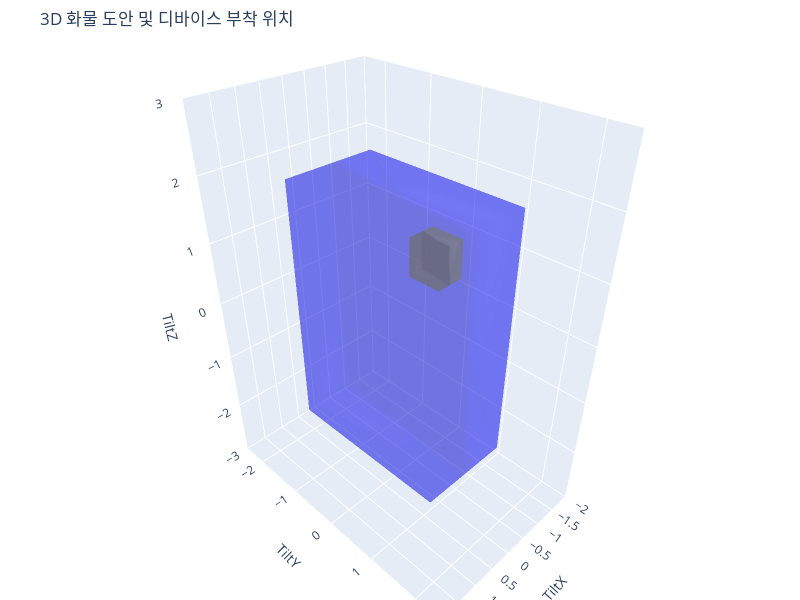

Notebook code cell kept with this figure:
### Code cell
# 직육면체의 중심과 각 축의 길이
center = [0, 0, 0]
lengths = [2, 3, 4]

# 디바이스의 크기
device_size = [0.5, 0.5, 0.5]

# 직육면체의 8개 꼭지점 계산
def get_corners(center, lengths):
    dx, dy, dz = lengths[0] / 2, lengths[1] / 2, lengths[2] / 2
    corners = [
        [center[0] - dx, center[1] - dy, center[2] - dz],
        [center[0] + dx, center[1] - dy, center[2] - dz],
        [center[0] + dx, center[1] + dy, center[2] - dz],
        [center[0] - dx, center[1] + dy, center[2] - dz],
        [center[0] - dx, center[1] - dy, center[2] + dz],
        [center[0] + dx, center[1] - dy, center[2] + dz],
        [center[0] + dx, center[1] + dy, center[2] + dz],
        [center[0] - dx, center[1] + dy, center[2] + dz]
    ]
    return np.array(corners)

# 디바이스의 꼭지점 계산
def get_device_corners(center, device_size):
    dx, dy, dz = device_size[0] / 2, device_size[1] / 2, device_size[2] / 2
    base_x = center[0] + lengths[0] / 2 - dx  # 직육면체의 오른쪽 면에 부착
    base_y = center[1] + lengths[1] / 2 - dy  # 직육면체의 상단 면에 부착
    base_z = center[2] + lengths[2] / 2 - dz  # 직육면체의 전면에 부착
    device_corners = [
        [base_x - dx, base_y - dy, base_z - dz],
        [base_x + dx, base_y - dy, base_z - dz],
        [base_x + dx, base_y + dy, base_z - dz],
        [base_x - dx, base_y + dy, base_z - dz],
        [base_x - dx, base_y - dy, base_z + dz],
        [base_x + dx, base_y - dy, base_z + dz],
        [base_x + dx, base_y + dy, base_z + dz],
        [base_x - dx, base_y + dy, base_z + dz]
    ]
    return np.array(device_corners)

corners = get_corners(center, lengths)
device_corners = get_device_corners(center, device_size)

# Plotly 3D plot 생성
fig = go.Figure(data=[
    go.Mesh3d(
        x=corners[:, 0],
        y=corners[:, 1],
        z=corners[:, 2],
        color='blue',
        opacity=0.3,
        alphahull=0
    ),
    go.Mesh3d(
        x=device_corners[:, 0],
        y=device_corners[:, 1],
        z=device_corners[:, 2],
        color='grey',
        opacity=0.5,
        alphahull=0
    )
])

# 축 설정 및 레이아웃 크기 조정
fig.update_layout(
    scene=dict(
        xaxis=dict(range=[min(corners[:, 0]) - 1, max(corners[:, 0]) + 1]),
        yaxis=dict(range=[min(corners[:, 1]) - 1, max(corners[:, 1]) + 1]),
        zaxis=dict(range=[min(corners[:, 2]) - 1, max(corners[:, 2]) + 1]),
        xaxis_title='TiltX',
        yaxis_title='TiltY',
        zaxis_title='TiltZ'
    ),
    title="3D 화물 도안 및 디바이스 부착 위치",
    width=800,  # 너비 설정
    height=600,  # 높이 설정
    margin=dict(l=0, r=0, b=0, t=50)  # 여백 설정
)

# 플롯 표시
fig.show()

### Figure 1 — Plotly figure (JSON) as saved in the notebook; plotly's stock layout.template omitted (floating-point values rounded to 4 significant figures)
{"data": [{"alphahull": 0, "color": "blue", "opacity": 0.3, "type": "mesh3d", "x": [-1.0, 1.0, 1.0, -1.0, -1.0, 1.0, 1.0, -1.0], "y": [-1.5, -1.5, 1.5, 1.5, -1.5, -1.5, 1.5, 1.5], "z": [-2.0, -2.0, -2.0, -2.0, 2.0, 2.0, 2.0, 2.0]}, {"alphahull": 0, "color": "grey", "opacity": 0.5, "type": "mesh3d", "x": [0.5, 1.0, 1.0, 0.5, 0.5, 1.0, 1.0, 0.5], "y": [1.0, 1.0, 1.5, 1.5, 1.0, 1.0, 1.5, 1.5], "z": [1.5, 1.5, 1.5, 1.5, 2.0, 2.0, 2.0, 2.0]}], "layout": {"height": 600, "margin": {"b": 0, "l": 0, "r": 0, "t": 50}, "scene": {"xaxis": {"range": [-2, 2], "title": {"text": "TiltX"}}, "yaxis": {"range": [-2.5, 2.5], "title": {"text": "TiltY"}}, "zaxis": {"range": [-3, 3], "title": {"text": "TiltZ"}}}, "title": {"text": "3D 화물 도안 및 디바이스 부착 위치"}, "width": 800}}
